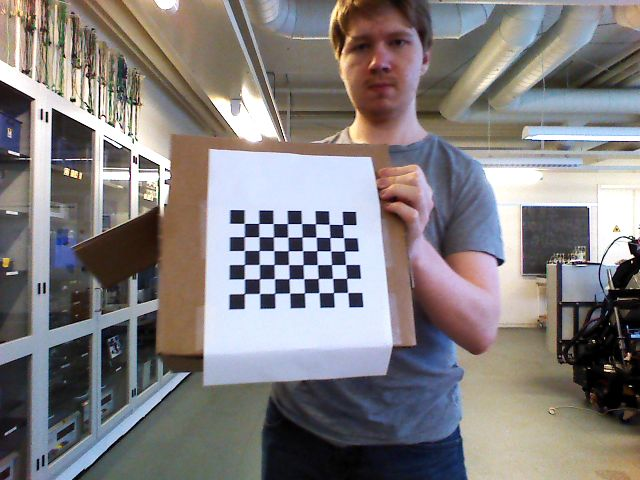
#> input picture getIntrinsics/1606476433.2462232-15.png, 640 x 480 px; its folder holds only this picture in this run
$ python main.py
#> lines starting #> are read from the running program, lines starting #| are printed output that depends on the picture; after the words box and inside, x2 and y2 are one past the last pixel; in counts of white or black regions, pixels touching at a corner belong together; long printed decimals are rounded
import numpy as np
import cv2 as cv
import glob
# termination criteria
criteria = (cv.TERM_CRITERIA_EPS + cv.TERM_CRITERIA_MAX_ITER, 30, 0.001)
# Calibrates according to images of a chessboard
def get_calibration_matrix(calibrationSquareDimension, width, height):    #sqaure size in meters, width/height: amount of intersections pr. row/column

    # prepare object points, like (0,0,0), (1,0,0), (2,0,0) ....,(6,5,0)
#> called with calibrationSquareDimension = 0.017, width = 6, height = 8
    objp = np.zeros((width*height,3), np.float32)
    objp[:,:2] = np.mgrid[0:height,0:width].T.reshape(-1,2) #I think this should be replaced by the actual distance in cm between each checkboard mark.
    objp=objp*calibrationSquareDimension

    # Arrays to store object points and image points from all the images.
    objpoints = [] # 3d point in real world space
    imgpoints = [] # 2d points in image plane.
    images = glob.glob('*.png')

    for filename in images:
        img = cv.imread(filename)
#> img is the input picture: shape (480, 640, 3); mean B, G, R 126.9, 126.3, 130.5
        gray = cv.cvtColor(img, cv.COLOR_BGR2GRAY)
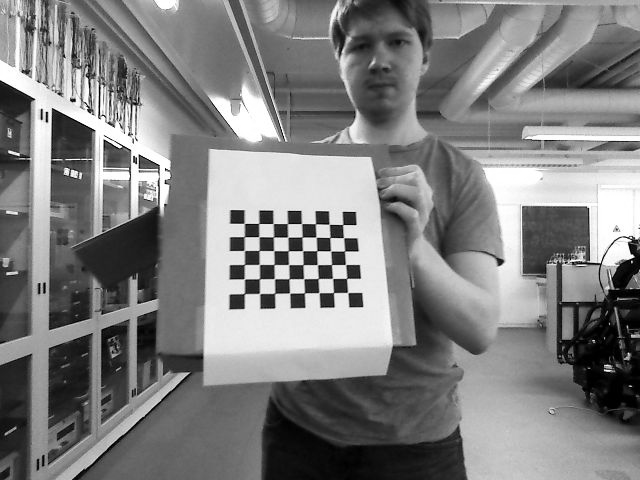
#> gray: shape (480, 640); min 0, max 255, mean 127.6
        # Find the chess board corners
        ret, corners = cv.findChessboardCorners(gray, (height,width), None)
#> ret = True; corners = 48 rows, first 8: [244.2, 223.4], [256, 228], [277, 229], [287.4, 223.6], [301.5, 223.5], [315.5, 223.8], [329.1, 224.2], [342.7, 224.5]
        # If found, add object points, image points (after refining them)
        if ret == True:
            print("Found on corners on:", filename)
            objpoints.append(objp)
            corners2 = cv.cornerSubPix(gray,corners, (11,11), (-1,-1), criteria)
#> corners2 = 48 rows, first 8: [244.3, 223.4], [258.9, 228.9], [281.6, 229.9], [287.4, 223.6], [301.5, 223.5], [315.4, 223.7], [329.2, 224.3], [342.6, 224.5]
            imgpoints.append(corners)
            # Draw and display the corners
            cv.drawChessboardCorners(img, (height,width), corners2, ret)
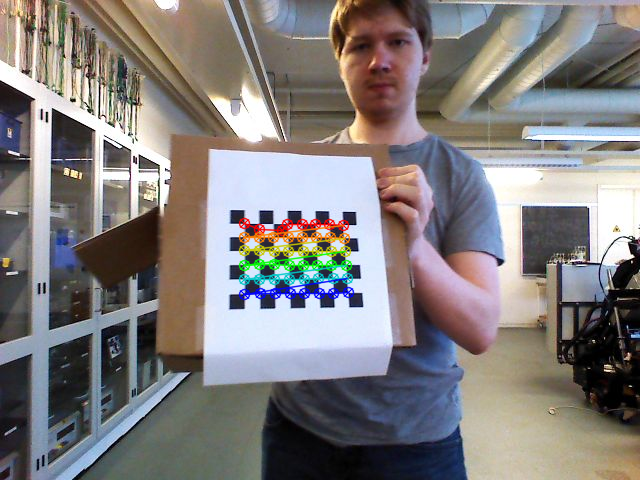
#> img: shape (480, 640, 3); 2.12% of pixels changed, all inside (x1, y1, x2, y2) = (238, 217, 355, 301)
            cv.imshow('img', img)
            cv.waitKey(0)
        else: print("didn't find corners on:", filename)
    cv.destroyAllWindows()
    ret, mtx, dist, rvecs, tvecs = cv.calibrateCamera(objpoints, imgpoints, gray.shape[::-1], None, None)
#> ret = 1.49; mtx = [[729.4, 0, 353.3], [0, 712.1, 259.4], [0, 0, 1]]; dist = [[-16, 189.6, 0.199, -0.562, 3537.2]]; rvecs = ([-0.232, -0.427, -0.0229],); tvecs = ([-0.121, -0.0466, 0.814],)
    print(mtx)
#| [[729.360   0.         353.260 ]
#|  [  0.         712.111 259.373]
#|  [  0.           0.           1.        ]]
    print(dist)
#| [[-1.60038314e+01  1.89638151e+02  1.99272009e-01 -5.61614597e-01
#|    3.53719401e+03]]

if __name__ == "__main__":
    get_calibration_matrix(0.017, 6, 8)

$ run again, on getIntrinsics/1606476442.1864007-23.png
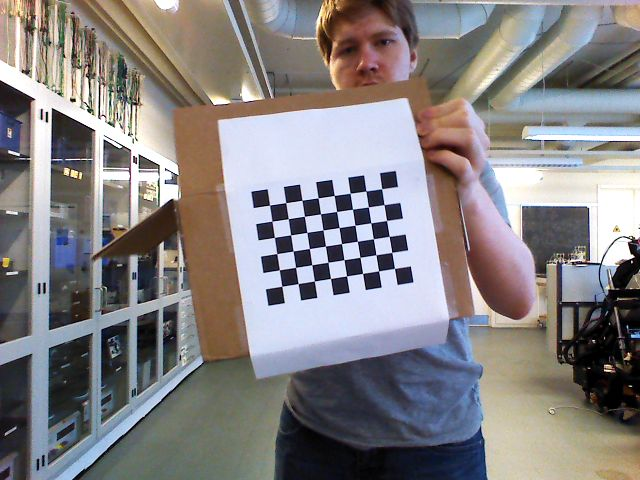
#> input picture getIntrinsics/1606476442.1864007-23.png, 640 x 480 px
#> in get_calibration_matrix, img is the input picture: shape (480, 640, 3); mean B, G, R 131.2, 130, 133.7
#> in get_calibration_matrix, `gray = cv.cvtColor(img, cv.COLOR_BGR2GRAY)`:
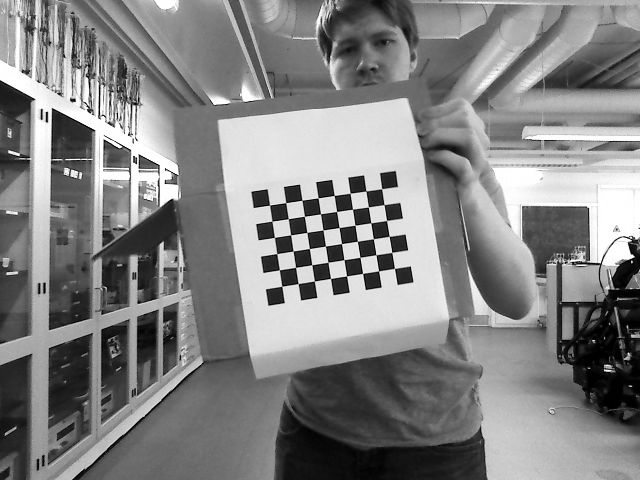
#> gray: shape (480, 640); min 0, max 255, mean 131.3
#> in get_calibration_matrix, `ret, corners = cv.findChessboardCorners(gray, (height,width), None)`: ret = True; corners = 48 rows, first 8: [269.5, 205.2], [285.7, 202.6], [301.9, 200.3], [318.1, 197.8], [334.2, 195.4], [350.2, 193.3], [365.9, 190.9], [381.6, 188.7]
#> corners2 = 48 rows, first 8: [269.6, 205.1], [285.7, 202.6], [302, 200.3], [318.1, 197.8], [334.2, 195.5], [350.1, 193.3], [365.8, 191], [381.6, 188.7]
#> in get_calibration_matrix, `cv.drawChessboardCorners(img, (height,width), corners2, ret)`:
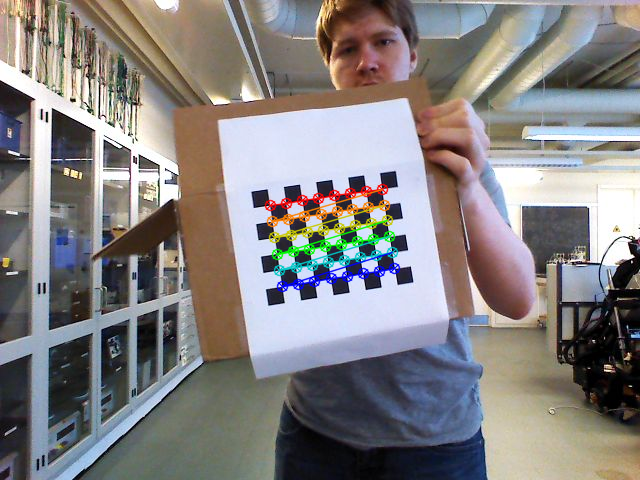
#> img: shape (480, 640, 3); 2.29% of pixels changed, all inside (x1, y1, x2, y2) = (264, 183, 401, 293)
#> in get_calibration_matrix, `ret, mtx, dist, rvecs, tvecs = cv.calibrateCamera(objpoints, imgpoints..`: ret = 0.0736; mtx = [[359.8, 0, 297], [0, 355.5, 185.7], [0, 0, 1]]; dist = [[-0.182, 1.66, 0.0126, 0.0156, -4.92]]; rvecs = ([-0.0157, -0.0853, -0.145],); tvecs = ([-0.0284, 0.0201, 0.37],)
#| [[359.826   0.         297.050]
#|  [  0.         355.450 185.720]
#|  [  0.           0.           1.        ]]
#| [[-0.1825  1.662  0.01257  0.01556  -4.917]]

$ run again, on getIntrinsics/1606476449.9925997-30.png
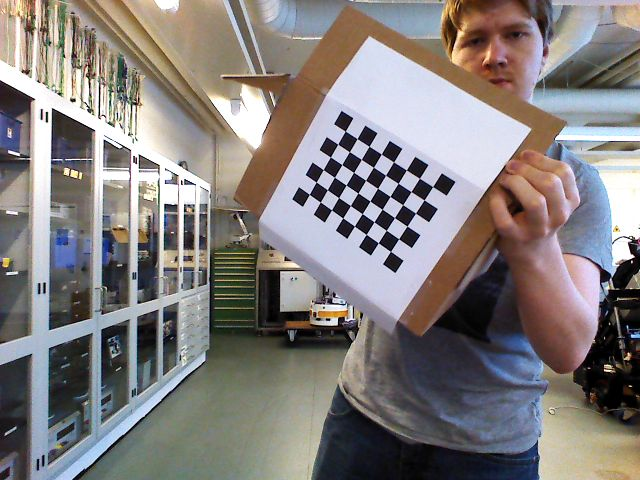
#> input picture getIntrinsics/1606476449.9925997-30.png, 640 x 480 px
#> in get_calibration_matrix, img is the input picture: shape (480, 640, 3); mean B, G, R 125.4, 126.6, 131.8
#> in get_calibration_matrix, `gray = cv.cvtColor(img, cv.COLOR_BGR2GRAY)`:
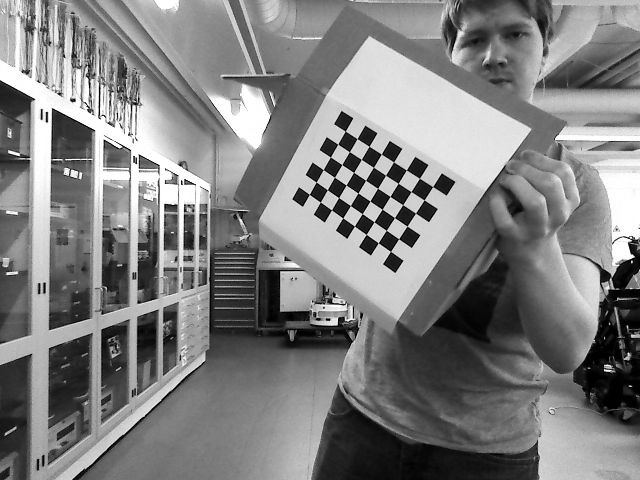
#> gray: shape (480, 640); min 0, max 255, mean 128
#> in get_calibration_matrix, `ret, corners = cv.findChessboardCorners(gray, (height,width), None)`: ret = True; corners = 48 rows, first 8: [345.2, 131.2], [357, 138.7], [369, 146.3], [381.3, 154.1], [393.6, 162], [406.3, 170], [419.4, 178.3], [432.6, 186.6]
#> corners2 = 48 rows, first 8: [345.2, 131.6], [356.8, 138.7], [368.9, 146.5], [381.1, 154.3], [393.2, 162], [406.1, 170], [419.4, 178.3], [432.5, 186.6]
#> in get_calibration_matrix, `cv.drawChessboardCorners(img, (height,width), corners2, ret)`:
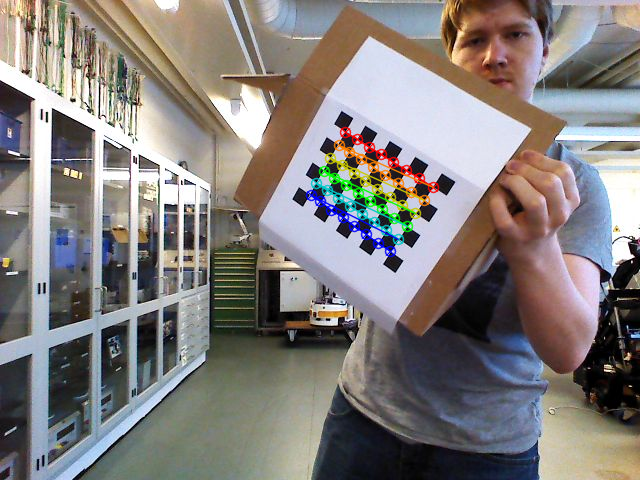
#> img: shape (480, 640, 3); 2.08% of pixels changed, all inside (x1, y1, x2, y2) = (305, 126, 440, 258)
#> in get_calibration_matrix, `ret, mtx, dist, rvecs, tvecs = cv.calibrateCamera(objpoints, imgpoints..`: ret = 0.415; mtx = [[587.5, 0, 343.5], [0, 525.5, 242.2], [0, 0, 1]]; dist = [[-2.63, 42.99, -0.114, 0.0516, -307.5]]; rvecs = ([0.264, 0.523, 0.574],); tvecs = ([0.000585, -0.127, 0.612],)
#| [[587.510   0.         343.500]
#|  [  0.         525.523  242.186 ]
#|  [  0.           0.           1.        ]]
#| [[-2.62620718e+00  4.29926295e+01 -1.13638441e-01  5.16158681e-02
#|   -3.07472305e+02]]

$ run again, on getIntrinsics/1606476437.617398-19.png
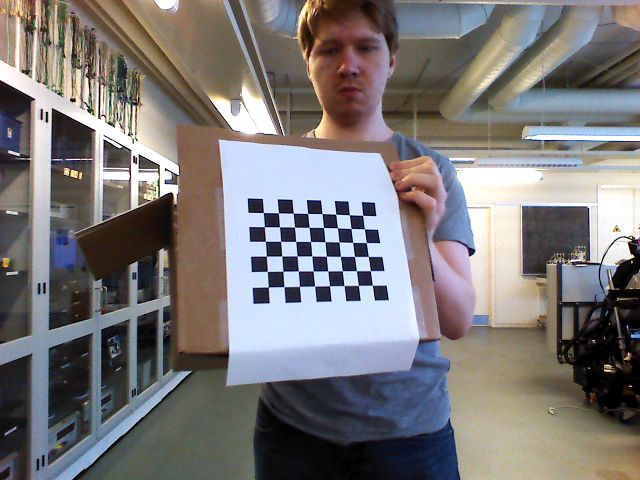
#> input picture getIntrinsics/1606476437.617398-19.png, 640 x 480 px
#> in get_calibration_matrix, img is the input picture: shape (480, 640, 3); mean B, G, R 121, 120.3, 123.9
#> in get_calibration_matrix, `gray = cv.cvtColor(img, cv.COLOR_BGR2GRAY)`:
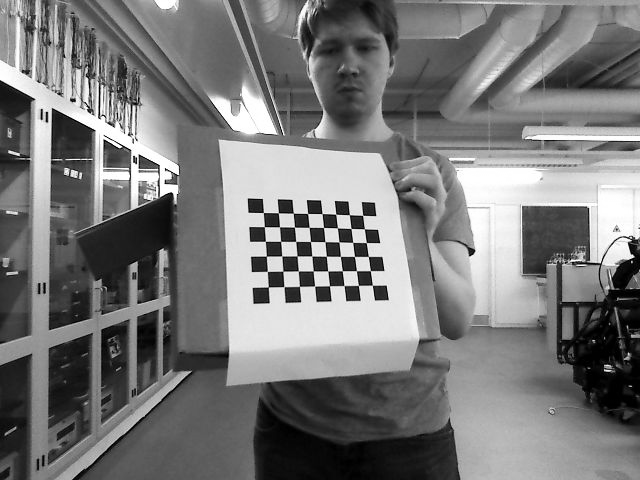
#> gray: shape (480, 640); min 0, max 255, mean 121.4
#> in get_calibration_matrix, `ret, corners = cv.findChessboardCorners(gray, (height,width), None)`: ret = True; corners = 48 rows, first 8: [263.3, 212.5], [278.3, 212.8], [293.4, 213.2], [307.6, 213.5], [322, 213.6], [335.7, 214.2], [349.4, 214.7], [362.6, 215.3]
#> corners2 = 48 rows, first 8: [263.4, 212.5], [278.4, 212.8], [293.2, 213.2], [307.6, 213.5], [322.1, 213.5], [335.8, 214.3], [349.4, 214.7], [362.7, 215.4]
#> in get_calibration_matrix, `cv.drawChessboardCorners(img, (height,width), corners2, ret)`:
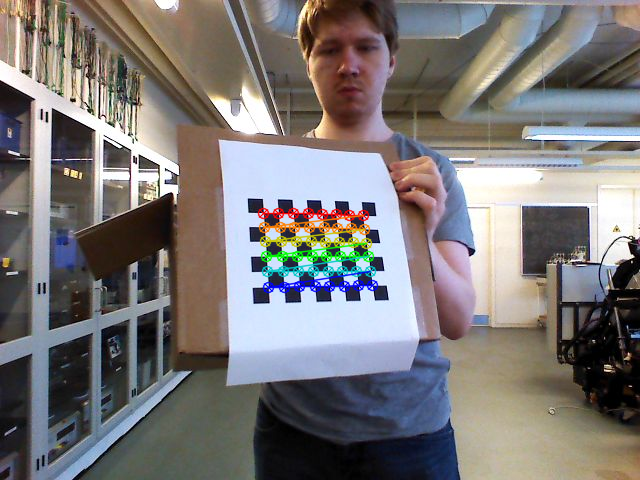
#> img: shape (480, 640, 3); 2.16% of pixels changed, all inside (x1, y1, x2, y2) = (257, 207, 379, 294)
#> in get_calibration_matrix, `ret, mtx, dist, rvecs, tvecs = cv.calibrateCamera(objpoints, imgpoints..`: ret = 0.154; mtx = [[577.4, 0, 288.5], [0, 547.7, 226.2], [0, 0, 1]]; dist = [[-1.06, 39.55, 0.0611, -0.00956, -495]]; rvecs = ([-0.293, -0.315, -0.0306],); tvecs = ([-0.0271, -0.0158, 0.623],)
#| [[577.437   0.         288.502]
#|  [  0.         547.683  226.189]
#|  [  0.           0.           1.        ]]
#| [[-1.06391047e+00  3.95502404e+01  6.11499799e-02 -9.55941641e-03
#|   -4.94968577e+02]]
